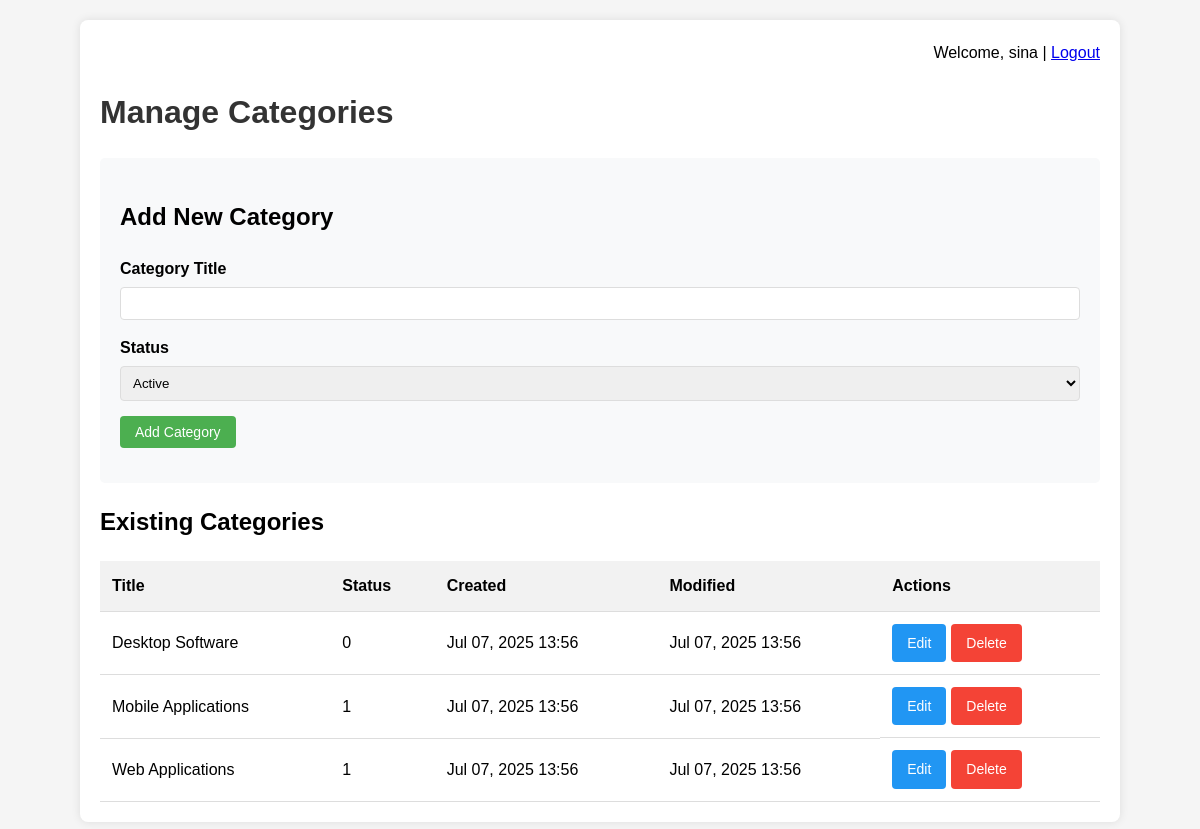
The app's page /categories.php (signed in) with its own data.
### tables this page shows
CREATE TABLE `categories` (
  `id` int(11) NOT NULL,
  `title` varchar(255) NOT NULL,
  `status` tinyint(1) DEFAULT 1,
  `created` datetime DEFAULT current_timestamp(),
  `modified` datetime DEFAULT current_timestamp() ON UPDATE current_timestamp()
);

### categories.php (the view, shortened to what this page needs)
<?php
require_once 'config.php';
$category_title = '';
$category_status = 'Active';
$edit_mode = false;
$categories = [];
$query = "SELECT * FROM categories ORDER BY title ASC";
$result = mysqli_query($conn, $query);
while ($row = mysqli_fetch_assoc($result)) {
    $categories[] = $row;
}
?>
<!DOCTYPE html>
<html lang="en">
<head>
</head>
<body>
    <div class="container">
        <div class="logout-link">
            Welcome, <?php echo htmlspecialchars($_SESSION['username']); ?> |
            <a href="logout.php">Logout</a>
        </div>
        <h1>Manage Categories</h1>
        <div class="form-container">
            <h2><?php echo $edit_mode ? 'Edit Category' : 'Add New Category'; ?></h2>
            <form method="POST" action="categories.php">
                <div class="form-group">
                    <label for="title">Category Title</label>
                    <input type="text" id="title" name="title" value="<?php echo htmlspecialchars($category_title); ?>">
                </div>
                <div class="form-group">
                    <label for="status">Status</label>
                    <select id="status" name="status">
                        <option value="Active" <?php echo $category_status === 'Active' ? 'selected' : ''; ?>>Active</option>
                    </select>
                </div>
                <div class="form-group">
                    <button type="submit" class="btn"><?php echo $edit_mode ? 'Update Category' : 'Add Category'; ?></button>
                </div>
            </form>
        </div>
        <h2>Existing Categories</h2>
        <?php if (empty($categories)): ?>
            <p>No categories found.</p>
        <?php else: ?>
            <table>
                <thead>
                    <tr>
                        <th>Title</th>
                        <th>Status</th>
                        <th>Created</th>
                        <th>Modified</th>
                        <th>Actions</th>
                    </tr>
                </thead>
                <tbody>
                    <?php foreach ($categories as $category): ?>
                        <tr>
                            <td><?php echo htmlspecialchars($category['title']); ?></td>
                            <td class="status-<?php echo strtolower($category['status']); ?>">
                                <?php echo $category['status']; ?>
                            </td>
                            <td><?php echo date('M d, Y H:i', strtotime($category['created'])); ?></td>
                            <td><?php echo date('M d, Y H:i', strtotime($category['modified'])); ?></td>
                            <td class="actions">
                                <a href="categories.php?edit=<?php echo $category['id']; ?>" class="btn btn-edit">Edit</a>
                                <a href="categories.php?delete=<?php echo $category['id']; ?>" class="btn btn-delete" onclick="return confirm('Are you sure you want to delete this category?')">Delete</a>
                            </td>
                        </tr>
                    <?php endforeach; ?>
                </tbody>
            </table>
        <?php endif; ?>
    </div>
</body>
</html>

### categories.php (style rules this page uses)
body { font-family: Arial, sans-serif; line-height: 1.6; margin: 0; padding: 20px; background-color: #f5f5f5; }
.container { max-width: 1000px; margin: 0 auto; background: white; padding: 20px; border-radius: 8px; box-shadow: 0 0 10px rgba(0,0,0,0.1); }
h1 { color: #333; margin-bottom: 20px; }
.form-group { margin-bottom: 15px; }
label { display: block; margin-bottom: 5px; font-weight: bold; }
input[type="text"], select { width: 100%; padding: 8px; border: 1px solid #ddd; border-radius: 4px; box-sizing: border-box; }
.btn { background-color: #4CAF50; color: white; padding: 8px 15px; border: none; border-radius: 4px; cursor: pointer; text-decoration: none; display: inline-block; font-size: 14px; }
.btn-edit { background-color: #2196F3; }
.btn-delete { background-color: #f44336; }
table { width: 100%; border-collapse: collapse; margin-top: 20px; }
th, td { padding: 12px; text-align: left; border-bottom: 1px solid #ddd; }
th { background-color: #f2f2f2; }
.actions { display: flex; gap: 5px; }
.form-container { background-color: #f8f9fa; padding: 20px; border-radius: 5px; margin-bottom: 20px; }
.logout-link { text-align: right; margin-bottom: 15px; }

### records on screen
categories: title "Desktop Software", status "0", created "Jul 07, 2025 13:56", modified "Jul 07, 2025 13:56"
categories: title "Mobile Applications", status "1", created "Jul 07, 2025 13:56", modified "Jul 07, 2025 13:56"
categories: title "Web Applications", status "1", created "Jul 07, 2025 13:56", modified "Jul 07, 2025 13:56"

### other values on screen
$_SESSION['username'] "sina"
